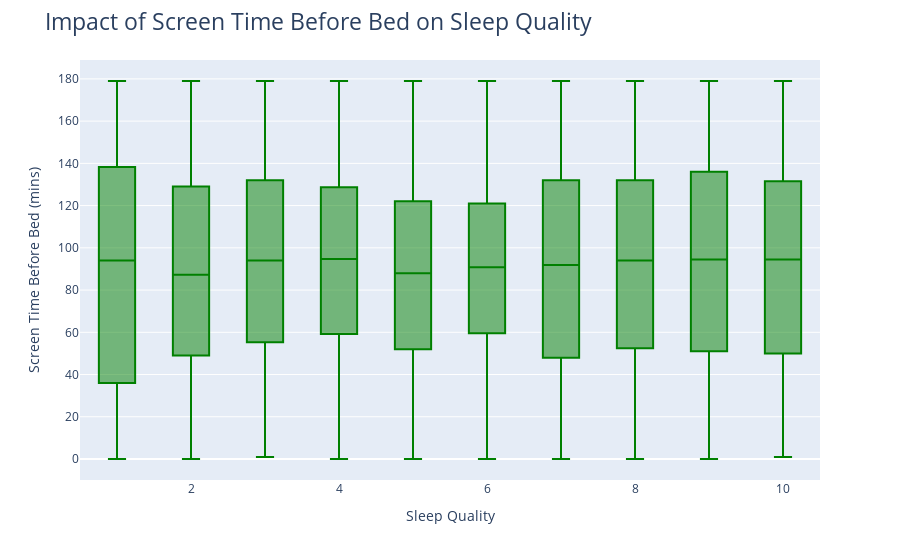

Notebook code cell kept with this figure:
### Markdown cell above
### *Does screen time before bed affect sleep quality?*

### Code cell
# create a box plot comparing exercise and sleep quality
fig = px.box(avg_sleep_quality,
             x = "Sleep Quality (rounded)",
             y = "Screen Time Before Bed (mins)")

# adjust formatting
fig.update_traces(marker_color="green")
fig.update_layout(title_text = "Impact of Screen Time Before Bed on Sleep Quality",
                  title_font_size = 23,
                  xaxis_title = "Sleep Quality",
                  yaxis_title = "Screen Time Before Bed (mins)")
             
# show plot
fig.show()

### Figure 1 — Plotly figure (JSON) as saved in the notebook; plotly's stock layout.template omitted (floating-point values rounded to 4 significant figures; data arrays with more than 128 entries replaced by an {"elided": "..."} marker saying what was removed)
{"data": [{"alignmentgroup": "True", "hovertemplate": "Sleep Quality (rounded)=%{x}<br>Screen Time Before Bed (mins)=%{y}<extra></extra>", "legendgroup": "", "marker": {"color": "green"}, "name": "", "notched": false, "offsetgroup": "", "orientation": "v", "showlegend": false, "type": "box", "x": {"elided": "3858 int values"}, "x0": " ", "xaxis": "x", "y": {"elided": "3858 float values"}, "y0": " ", "yaxis": "y"}], "layout": {"autosize": true, "boxmode": "group", "legend": {"tracegroupgap": 0}, "margin": {"t": 60}, "title": {"font": {"size": 23}, "text": "Impact of Screen Time Before Bed on Sleep Quality"}, "xaxis": {"anchor": "y", "autorange": true, "domain": [0, 1], "range": [0.5, 10.5], "title": {"text": "Sleep Quality"}, "type": "linear"}, "yaxis": {"anchor": "x", "autorange": true, "domain": [0, 1], "range": [-9.944, 188.9], "title": {"text": "Screen Time Before Bed (mins)"}, "type": "linear"}}}
